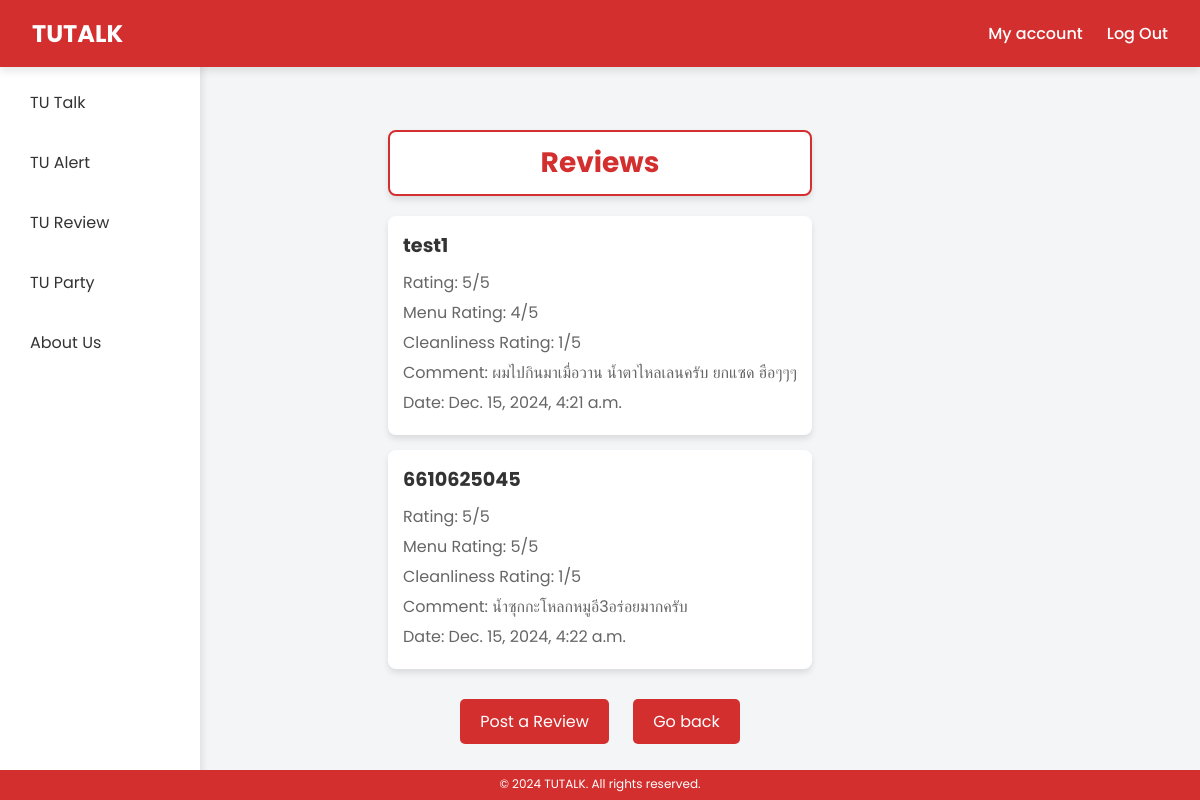
The app's page /tu_review/restaurant/1/ with its own data.
### tu_review/models.py (models this page shows, shortened)
class RestaurantReview(models.Model):
    restaurant = models.ForeignKey(
        Restaurant, related_name="reviews", on_delete=models.CASCADE
    )
    user = models.ForeignKey(User, on_delete=models.CASCADE)
    review_text = models.TextField()
    rating = models.IntegerField(
        choices=[(i, i) for i in range(1, 6)]
    )  # Rating for the restaurant (1-5)
    cleanliness_rating = models.IntegerField(
        choices=[(i, i) for i in range(1, 6)]
    )  # Cleanliness rating (1-5)
    menu_rating = models.IntegerField(
        null=True, blank=True, choices=[(i, i) for i in range(1, 6)]
    )  # Rating for menu item (1-5)
    image = models.ImageField(upload_to="reviews/", null=True, blank=True)
    posted_at = models.DateTimeField(auto_now_add=True)

### tu_review/views.py (the view)
def restaurant_detail(request, restaurant_id):
    restaurant = get_object_or_404(Restaurant, id=restaurant_id)
    reviews = restaurant.reviews.all()
    return render(
        request,
        "restaurant_detail.html",
        {"restaurant": restaurant, "reviews": reviews},
    )

### tu_review/templates/restaurant_detail.html (shortened to what this page needs)
{% load static %}
<!DOCTYPE html>
<html lang="en">
<head>
    <link rel="stylesheet" href="{% static 'css\style_restaurant.css' %}">
</head>
<body>
    <nav class="navbar">
        <a href="{% url 'user_home' %}" class="logo">TUTALK</a>
        <div class="nav-links">
            <a href="{% url 'user_edit:profile' %}">My account</a>
            <a href="{% url 'home' %}">Log Out</a>
        </div>
    </nav>
    <div class="container">
        <div class="left-menu">
            <a href="{% url 'tu_talk:post_list' %}"
                class="{% if request.resolver_match.url_name == 'post_list' %}active{% endif %}">
                TU Talk
            </a>
            <a href="{% url 'tu_alert:alert_list' %}" class="{% if request.resolver_match.url_name == 'home' %}active{% endif %}">
                TU Alert
            </a>
            <a href="{% url 'tu_review:tu_review' %}" class="{% if request.resolver_match.url_name == 'home' %}active{% endif %}">
                TU Review
            </a>
            <a href="{% url 'tu_party:party_list' %}" class="{% if request.resolver_match.url_name == 'party_list' %}active{% endif %}">
                TU Party
            </a>
            <a href="{% url 'about' %}" class="{% if request.resolver_match.url_name == 'about' %}active{% endif %}">
                About Us
            </a>
        </div>
        <div class="headerReview">
            <h3>Reviews</h3>
        </div>
        {% for review in reviews %}
        <div class="ReviewRating">
            <p1>{{ review.user }}</p1>
            <p>Rating: {{ review.rating }}/5</p>
            <p>Menu Rating: {{ review.menu_rating }}/5</p>
            <p>Cleanliness Rating: {{ review.cleanliness_rating }}/5</p>
            <p>Comment: {{ review.review_text }}</p>
            <p>Date:   {{ review.posted_at }}</p>
        </div>
    {% endfor %}
        <div class="links">
            <a href="{% url 'tu_review:post_review' restaurant.id %}">Post a Review</a>
            <a href="{% url 'tu_review:restaurant_list' %}">Go back</a>
        </div>
    </div>
    <footer class="footer">
        <p>&copy; 2024 TUTALK. All rights reserved.</p>
    </footer>
</body>
</html>

### tu_review/static/css/style_restaurant.css (style rules this page uses)
* { margin: 0; padding: 0; box-sizing: border-box; font-family: 'Poppins', sans-serif; }
body { width: 100%; height: 50vh; background: #f4f5f7; display: flex; flex-direction: column; margin-top:70px; padding-bottom: 50px; margin-bottom: 150px; }
.container { max-width: 800px; margin: 20px auto; padding: 20px; flex: 1; }
.links { text-align: center; margin-top: 20px; }
.links a { display: inline-block; margin: 10px; padding: 10px 20px; background-color: #d32f2f; color: white; text-decoration: none; border-radius: 5px; font-size: 16px; }
.navbar { position: relative; display: flex; justify-content: space-between; align-items: center; padding: 10px 20px; background-color: #d32f2f; color: #fff; box-shadow: 0px 5px 15px rgba(0, 0, 0, 0.2); z-index: 10; }
.navbar { background-color: #D32F2F; padding: 1rem 2rem; display: flex; align-items: center; justify-content: center; width: 100%; position: fixed; top: 0; z-index: 1000; box-shadow: 0 4px 8px rgba(0, 0, 0, 0.1); color: #fff; }
.navbar .logo { font-size: 1.5rem; font-weight: bold; text-decoration: none; color: #fff; margin-right: auto; }
.navbar .nav-links { display: flex; gap: 1.5rem; margin-left: auto; }
.navbar .nav-links a { color: #fff; text-decoration: none; font-weight: 500; transition: color 0.3s; }
.left-menu { width: 200px; padding: 20px; background-color: #ffffff; height: calc(100vh - 60px); position: fixed; top: 60px; left: 0; color: #030303; font-family: 'Roboto', sans-serif; box-shadow: 2px 0 8px rgba(0, 0, 0, 0.1); }
.left-menu a { display: block; color: #333; text-decoration: none; margin-bottom: 15px; font-size: 1rem; padding: 10px; border-radius: 8px; transition: background-color 0.3s; }
.headerReview { background-color: #fff; border: 2px solid #d32f2f; border-radius: 8px; padding: 10px 20px; margin: 20px 0; text-align: center; font-size: 1.5rem; font-weight: bold; color: #d32f2f; box-shadow: 0 4px 6px rgba(0, 0, 0, 0.1); }
.ReviewRating { background-color: white; margin-bottom: 15px; padding: 15px; border-radius: 8px; box-shadow: 0 4px 6px rgba(0, 0, 0, 0.1); }
.container p1 { font-size: 15px; display: block; font-size: 1.2rem; font-weight: bold; color: #333; margin-bottom: 10px; }
.container p { font-size: 1rem; color: #666; margin: 5px 0; }
.footer { width: 100%; text-align: center; position: fixed; bottom: 0; padding: 10px 0; background: #d32f2f; color: #fff; font-size: 14px; z-index: 10; }
.footer { width: 100%; text-align: center; position: fixed; bottom: 0; padding: 5px 0; background: #d32f2f; color: #fff; font-size: 12px; height: 30px; z-index: 100; margin-top: 10px; }
.footer p { margin: 0; }
.footer, .footer * { color: #fff !important; }

### records on screen
RestaurantReview: user "test1", rating "5", menu_rating "4", cleanliness_rating "1", review_text "ผมไปกินมาเมื่อวาน น้ำตาไหลเลนครับ ยกแซด ฮือๆๆๆ", posted_at "Dec. 15, 2024, 4:21 a.m."
RestaurantReview: user "6610625045", rating "5", menu_rating "5", cleanliness_rating "1", review_text "น้ำซุกกะโหลกหมูอี3อร่อยมากครับ", posted_at "Dec. 15, 2024, 4:22 a.m."
